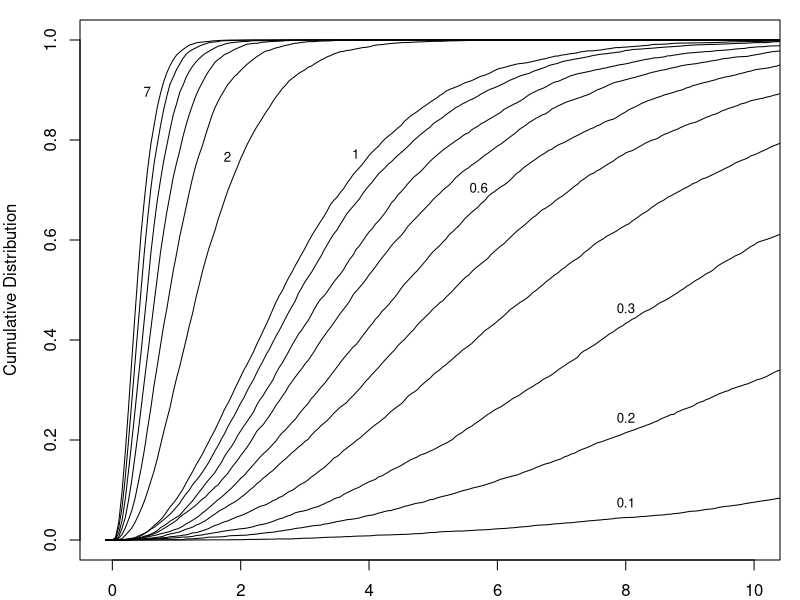
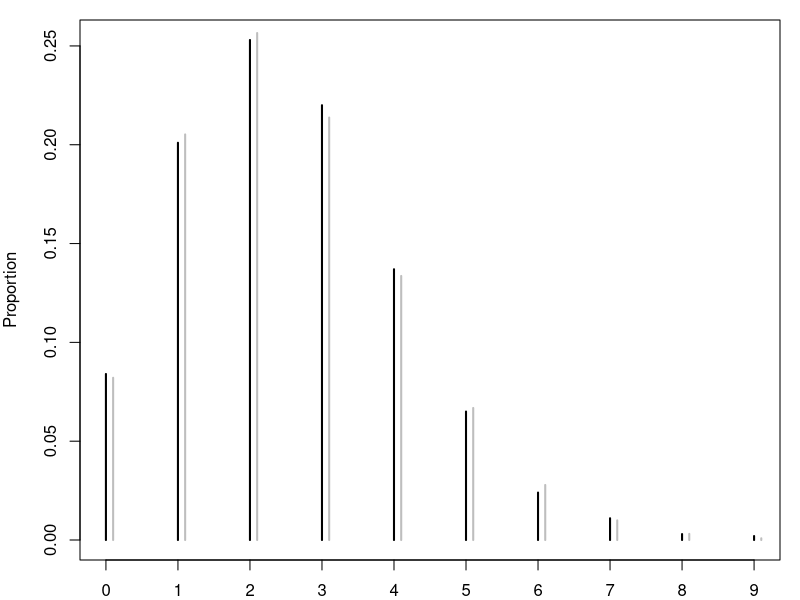
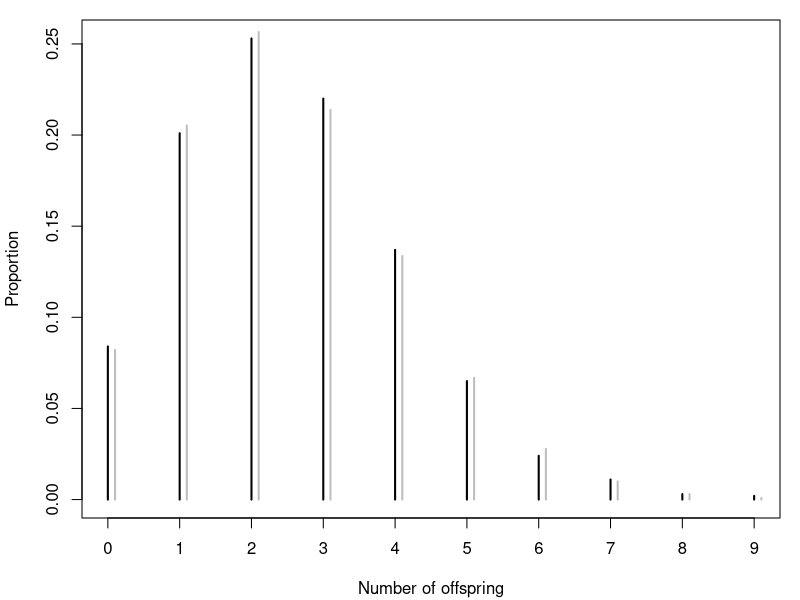
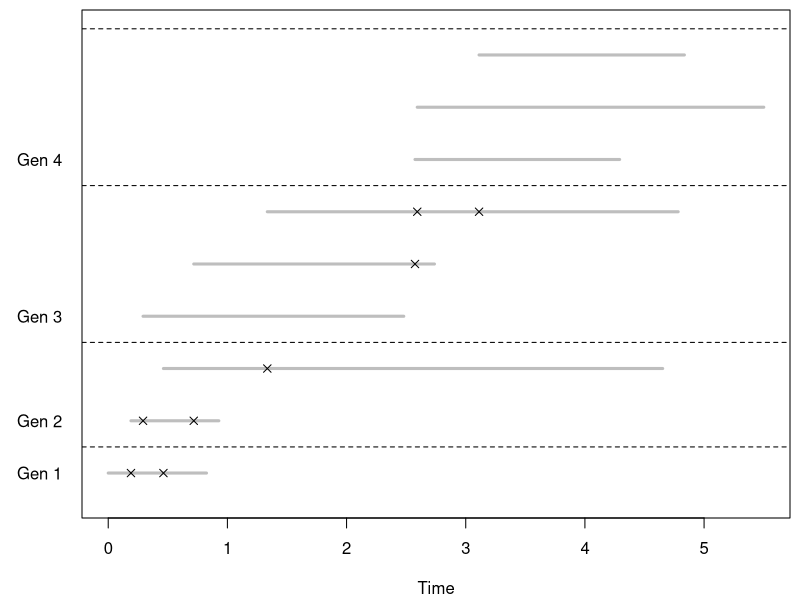
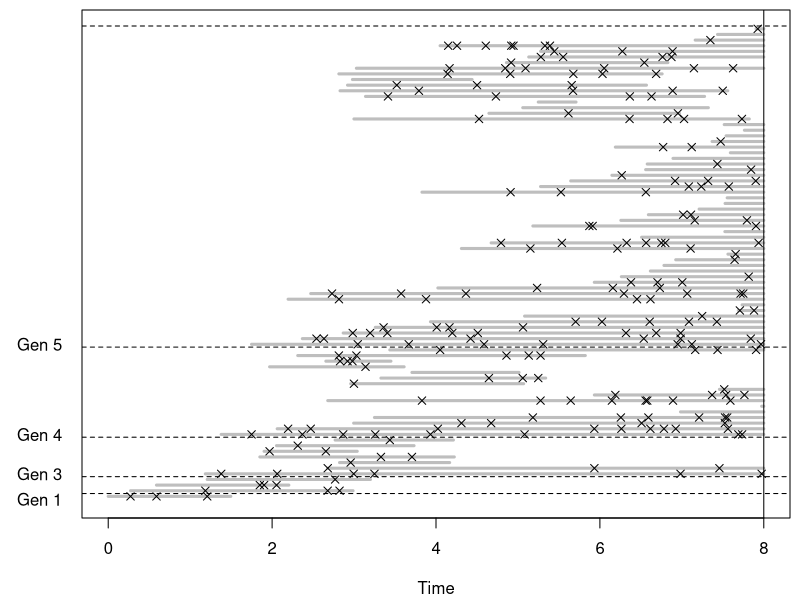

The R script that drew these images, in order:
#### R Source File for Prepping Data for Analysis####

empirical = replicate(6000, sum(rexp(n = 3)))

mean(empirical)

sd(empirical)

sum(empirical <= 5)/length(empirical)

rates = c(seq(0.1, 1, by = 0.1), seq(2, 7, by = 1))

samples = lapply(rates, function(r) {
    replicate(6000, sum(rexp(n = 3, rate = r))) })

#pdf("BA_MCexample.pdf", width = 8, height = 5)
par(mar = c(2,4,1,1))
plot(0, 0, xlim = c(-0.1, 10), ylim = c(0, 1), pch = ".",
     xlab="", ylab="Cumulative Distribution")
xx = seq(-0.1, 20, by = 0.05)

invisible(lapply(samples[-(19:20)], function(s) {
    Fn = ecdf(s)
    ptile = Fn(xx)
    points(x = xx, y = ptile, type = "l")
}))

labs = c(1, 2, 3, 6, 10, 11, 16)
xs = c(8,8,8,6, 4, 2, 0.75)
poss = c(3,3,3, 2, 2, 2,2)
mapply(function(lab, s, x, r, p) 
{
    Fn = ecdf(s)
    text(x = x, y = Fn(x), labels = r, pos = p, cex = 0.8)
}, lab = labs, s = samples[labs], x = xs, r = rates[labs], p = poss)

#dev.off()

seedx = 116201412
set.seed(seedx)

kappa = 0.3
d0 = rexp(1, rate = kappa)
d0

lambda = 0.5
birth1 = rexp(1, rate = lambda)
birth1

itime = c(birth1, rexp(1, rate = lambda))
itime

itime = c(itime, rexp(1, rate = lambda))
itime

cumsum(itime)

itime = c(itime, rexp(1, rate = lambda))
btime = cumsum(itime)
btime

btime = btime[ btime < d0 ]

dtime = d0 + rexp(n = length(btime), rate = kappa) 
dtime

btime[1] + rexp(1, rate = lambda)

dtime[1] + rexp(1, rate = kappa)

genKids = 
    function(bTime, cTime, lambda = 0.5, kappa = 0.3) 
    {
        # Parent job born at bTime and completes at cTime
        
        # Birth time of first child
        mostRecent = rexp(1, rate = lambda) + bTime
        kidBirths = numeric()
        
        while (mostRecent < cTime) {
            kidBirths = c(kidBirths, mostRecent)
            mostRecent = mostRecent  + rexp(1, rate = lambda) 
        }
        
        # generate lifetimes for all offspring
        numKids = length(kidBirths)
        runtime = rexp(numKids, rate = kappa)
        kidCompletes = rep(cTime, numKids) + runtime
        
        data.frame(births = kidBirths, 
                   completes = kidCompletes)
    }

set.seed(seedx)

genKids(1, 6)

genKids(1, 6)

genKids(1, 6)

genBirth = function(currentTime, cTime, 
                    births = numeric(), lambda = 0.5) {
    
    # Generate birth time of next job after currentTime
    mostRecent = rexp(1, rate = lambda) + currentTime
    
    if (mostRecent > cTime) 
        return(births)
    else {
        births = c(births, mostRecent)
        genBirth(currentTime = mostRecent, cTime, births, lambda)
    }
}

genKidsR = 
    function(bTime, cTime, lambda = 0.5, kappa = 0.3) {
        # Parent job born at bTime and completes at cTime
        
        kidBirths = genBirth(bTime, cTime, lambda = lambda)
        
        # generate lifetimes for all offspring
        numKids = length(kidBirths)
        runtime = rexp(numKids, rate = kappa)
        kidDeaths = rep(cTime, numKids) + runtime
        
        data.frame(births = kidBirths, 
                   completes = kidDeaths)
    } 

set.seed(seedx)

numKids = replicate(1000, nrow(genKids(1, 6)))
mean(numKids)

eprobs = table(numKids)/length(numKids)
probs = dpois(x = 0:max(numKids), lambda = 2.5)

plot(eprobs, type = "h",
     ylab = "Proportion", xlab = "Number of offspring")
segments(x0 = 0.1 + 0:max(numKids), y0 = rep(0, max(numKids)), 
         y1 = probs, col="grey", lwd = 2)

#pdf("numSimOffspring.pdf", width = 8, height = 5)
oldPar = par(mar = c(4.1, 4.1, 1, 1))

plot(eprobs, type = "h",
     ylab = "Proportion", xlab = "Number of offspring")
segments(x0 = 0.1 + 0:max(numKids), 
         y0 = rep(0, max(numKids)), y1 = probs,
         col="grey", lwd = 2)

par(oldPar)
#dev.off()

obsCt = table(numKids)
expCt = 1000* c(dpois(0:8, lambda = 2.5), 
                ppois(8, lower.tail = FALSE, lambda = 2.5))
stat = sum((obsCt - expCt)^2/expCt)
pchisq(stat, df = 9, lower.tail = FALSE)

genKidsU = 
    function(bTime, cTime, lambda = 0.5, kappa = 0.3) {
        # Generate the birth times and assassination times
        # for the children of a job who is born at bTime 
        # and completed at cTime.
        lambda = (cTime - bTime) * lambda
        numKids = rpois(1, lambda = lambda)
        kidBirths = sort(runif(numKids, min = bTime, max = cTime))
        
        # generate lifetimes for each offspring
        runtime = rexp(numKids, rate = kappa)
        kidDeaths = rep(cTime, numKids) + runtime
        
        return(data.frame(births = kidBirths, completes = kidDeaths))
    }

seedx = 116201412
set.seed(seedx)

time1 = system.time( replicate(4000, genKids(1, cTime = 9)) )
time2 = system.time( replicate(4000, genKidsU(1, cTime = 9)) )

time1/time2

time1 = system.time( replicate(4000, genKids(1, cTime = 100)) )
time2 = system.time( replicate(4000, genKidsU(1, cTime = 100)) )
time1/time2

set.seed(seedx)
Rprof("profGenKids1.out")
invisible( replicate(1000, genKids(1, cTime = 100)) )
Rprof(NULL)

summaryRprof("profGenKids1.out")$by.self

set.seed(seedx)
Rprof("profGenKidsU.out")
invisible( replicate(1000, genKidsU(1, cTime = 100)) )
Rprof(NULL)
summaryRprof("profGenKidsU.out")$by.self

genKidsV = function(bTimes, cTimes, lambda = 0.5, kappa = 0.3) {
    # bTimes & cTimes - vector of birth and completion times
    
    # Determine how many children each job has
    parentAge = cTimes - bTimes
    numKids = rpois(n = length(parentAge), 
                    lambda = lambda*parentAge)
    
    # Determine the birth and completion times of the children
    mapply(function(n, min, max) {
        births = sort(runif(n, min, max))
        runtimes = rexp(n, rate = kappa)
        completes = rep(max, n) + runtimes
        data.frame(births, completes)
    },
    n = numKids , min = bTimes, max = cTimes,
    SIMPLIFY = FALSE)
}

bTimes1 = 1:3
cTimes1 = c(3, 10, 15)

seed1 = 12062013
set.seed(seed1)

kids = genKidsV(bTimes1, cTimes1)
kids


kids2 = genKidsV(bTimes1, cTimes1)
sapply(kids2, nrow)

set.seed(seed1)
kids3 = genKidsV(bTimes = bTimes1, cTimes = cTimes1)
identical(kids, kids3)

genKidsV = function(bTimes, cTimes, parentID, lambda = 0.5, kappa = 0.3) {
    # Determine how many children each job has
    parentAge = cTimes - bTimes
    numKids = rpois(n = length(parentAge), lambda = lambda * parentAge)
    
    if (sum(numKids) == 0) return(NULL)
    
    # Determine the birth times of the children  
    kidStats = 
        mapply(function(n, min, max) {
            births = sort(runif(n, min, max))
            runtimes = rexp(n, rate = kappa)
            completes = rep(max, n) + runtimes
            data.frame(births, completes)
        },
        n = numKids , min = bTimes, max = cTimes, 
        SIMPLIFY = FALSE)
    
    
    return(data.frame(parentID = rep(parentID, numKids),
                      kidID = 1:sum(numKids), 
                      births = unlist(lapply(kidStats, "[[", "births")), 
                      completes = unlist(lapply(kidStats,"[[", "completes"))
    ))
}

set.seed(seed1)
genKidsV(bTimes1, cTimes1, parentID = letters[1:3])

familyTree = function(lambda = 0.5, kappa = 0.3, maxGen = 10) {
    # maxGen - maximum number of generations to observe
    # Return value - a list with 1 data frame per generation.
    allGens = vector(mode = "list", length = maxGen)
    
    # Generate the root of the tree
    allGens[[1]] = data.frame(parentID = NA, kidID = 1, births = 0,
                              completes = rexp(1, rate = kappa))
    
    # Generate future generations, one at a time.
    for (i in 2:maxGen) {
        nextGen = genKidsV(bTimes = allGens[[ (i - 1) ]]$births,
                           cTimes = allGens[[ (i - 1) ]]$completes,
                           parentID = allGens[[ (i - 1) ]]$kidID,
                           lambda = lambda, kappa = kappa)
        if (is.null(nextGen)) return(allGens[ 1:(i - 1) ])
        allGens[[ i ]] = nextGen
    }
    
    return(allGens)
}

set.seed(seed1)
tree = familyTree(lambda = 0.4, kappa = 1, maxGen = 10)

#pdf("BA_FamilyTree.pdf", width = 8, height = 5)
oldPar = par(mar = c(4.1, 4.1, 0.5, 0.5))

set.seed(seed1)
g = familyTree(lambda = 0.4, kappa = 1, maxGen = 10)

maxLife = max(sapply(g, function(gen) max(gen$completes)))
numFamily = sum(sapply(g, nrow))

plot(0,0, ylim = c(0.5, numFamily + 0.5), xlim = c(0, maxLife),
     xlab = "Time", ylab = "", type ="n",
     axes = FALSE)

box()
axis(1)
numGen = length(g)
numKids = sapply(g, nrow)
treeN = g[ 2:(numGen + 1) ]
birthNum = c(0, cumsum(sapply(g, nrow))[ -length(g)])
axis(2, at = birthNum + 1, 
     labels = paste("Gen", 1:numGen), tick = FALSE, las = 1)

mapply(function(gen, nextGen, birthNum) {
    birthOrder = birthNum + (1:nrow(gen))
    segments(x0 = gen$births, x1 = gen$completes, y0 = birthOrder,
             lwd = 3, col = "grey")
    abline(h = 0.5 + max(birthOrder), lty = 2, col="black" )
    if (all(!is.na(nextGen$births)))
        points(x = nextGen$births, y = birthOrder[nextGen$parentID],
               pch = 4)
},
gen = g, nextGen = treeN, birthNum = birthNum )
par(oldPar)
#dev.off()

seed2 = 12212013
set.seed(seed2)
tree = familyTree(lambda = 0.3, kappa = 0.5, maxGen = 10)

length(tree)

sapply(tree, nrow)

sum(sapply(tree, nrow))

set.seed(seed2)
tree = familyTree(lambda = 0.3, kappa = 0.5, maxGen = 15)
sapply(tree[ - (1:9) ], nrow)

set.seed(seed2)
tree = familyTree(lambda = 1, kappa = 0.5, maxGen = 10)

length(tree)

sapply(tree, nrow)

sum(sapply(tree, nrow))

tree = familyTree(lambda = 1, kappa = 0.5, maxGen = 10)
sum(sapply(tree, nrow))

sapply(tree, function(gen) range(gen$births))

sapply(tree, function(gen) range(gen$completes))

familyTreeT = function(lambda = 0.5, kappa = 0.3, maxTime = 8) {
    # maxTime - maximum length of time to observe the process
    allGens = list()
    
    # Generate the root of the 
    allGens[[1]] = data.frame(parentID = NA, kidID = 1, 
                              births = 0, 
                              completes = rexp(1, rate = kappa))
    
    # Generate the future generations, one at a time.
    numGens = 1
    while (TRUE) {
        nextGen = genKidsV(bTimes = allGens[[ numGens ]]$births,
                           cTimes = allGens[[ numGens ]]$completes,
                           parentID = allGens[[ numGens ]]$kidID,
                           lambda = lambda, kappa = kappa)
        
        if ( is.null(nextGen) | (min(nextGen$births) > maxTime) ) {
            # If complete after maxTime set complete to NA
            allGens = lapply(allGens, function(gen) {
                gen$completes[ gen$completes > maxTime ] = NA
                gen
            })
            return(allGens)
        }
        
        # Drop those born after maxTime 
        nextGen = nextGen[ nextGen$births <= maxTime , ]
        nextGen$kidID = 1:nrow(nextGen)
        numGens = numGens + 1
        allGens[[ numGens ]] = nextGen    
    }  
}	

familyTree = function(lambda = 0.5, kappa = 0.3, 
                      maxGen = 10, maxOffspring = 1000) {
    
    # Return value - a list with 1 data frame per generation.
    allGens = vector(mode = "list", length = maxGen)
    
    # Generate root of the tree
    allGens[[1]] = data.frame(parentID = NA, kidID = 1, 
                              births = 0, 
                              completes = rexp(1, rate = kappa))
    
    currentNumOffspring = 0
    
    # Generate future generations, one at a time.
    for (i in 2:maxGen) {
        nextGen = genKidsV(bTimes = allGens[[ (i - 1) ]]$births,
                           cTimes = allGens[[ (i - 1) ]]$completes,
                           parentID = allGens[[ (i - 1) ]]$kidID,
                           lambda = lambda, kappa = kappa)
        if (is.null(nextGen)) return(allGens[ 1:(i - 1) ]) 
        allGens[[ i ]] = nextGen
        currentNumOffspring = currentNumOffspring + nrow(nextGen)
        if (currentNumOffspring > maxOffspring) 
            return(allGens[1:i])
    }  
    allGens
}

set.seed(seed2)
tree = familyTree(lambda = 1, kappa = 0.5, 
                  maxGen = 100, maxOffspring = 1000)

length(tree)

sapply(tree, nrow)

sum(sapply(tree, nrow))

set.seed(seed2)
treeVT = familyTreeT(lambda = 1, kappa = 0.5)

numGen = 5
treeSub = treeVT[1:numGen]
numKids = sapply(treeSub, nrow)
numFamily = sum(numKids)

treeSub = lapply(treeSub, 
                 function(gen) {
                     gen$completes[ is.na(gen$completes) ] = 8
                     gen
                 })

treeSubN = treeVT[ 2:(numGen + 1) ]
treeSubN = lapply(treeSubN, 
                  function(gen) {
                      gen$completes[ is.na(gen$completes) ] = 8
                      gen
                  })

maxLife = max(sapply(treeSub, function(gen) max(gen$completes)))

birthNum = c(0, cumsum(numKids)[ -numGen ])

#pdf("BA_FamilyTreeVT.pdf", width = 8, height = 15)
oldPar = par(mar = c(4.1, 4.1, 0.5, 0.5))

plot(0,0, ylim = c(0.5, numFamily), xlim = c(0, maxLife),
     xlab = "Time", ylab = "", type ="n",
     axes = FALSE)

box()
axis(1)
axis(2, at = birthNum + c(0.5, rep(1, (numGen-1))), 
     labels = paste("Gen", 1:numGen), tick = FALSE, las = 1)

mapply(function(gen, nextGen, birthNum) {
    birthOrder = birthNum + (1:nrow(gen))
    segments(x0 = gen$births, x1 = gen$completes, y0 = birthOrder,
             lwd = 3, col = "grey")
    abline(h = 0.5 + max(birthOrder), lty = 2, col="black" )
    points(x = nextGen$births, y = birthOrder[nextGen$parentID],
           pch = 4)
}, gen = treeSub, nextGen = treeSubN, birthNum = birthNum )

abline(v = maxLife)

par(oldPar)
#dev.off()

exptOne = function(l, k, mG, mO){
    # Helper function to call familyTree
    # Returns - summary statistics for analysis,
    
    aTree = familyTree(lambda = l, kappa = k, maxGen = mG,
                       maxOffspring = mO)
    numGen = length(aTree)
    numJobs = sum(sapply(aTree, nrow))
    c(numGen, numJobs)
}

set.seed(seed2)
exptOne(1, 0.5, 100, 1000)

familyTreeT = function(lambda = 0.5, kappa = 0.3, maxTime = 8) {
    # maxTime - maximum length of time to observe the family
    allGens = list()
    
    # Generate the root of the 
    allGens[[1]] = data.frame(parentID = NA, kidID = 1, 
                              births = 0, 
                              completes = rexp(1, rate = kappa))
    
    # Generate the future generations, one at a time.
    numGens = 1
    while (TRUE) {
        nextGen = genKidsV(bTimes = allGens[[ numGens ]]$births,
                           cTimes = allGens[[ numGens ]]$completes,
                           parentID = allGens[[ numGens ]]$kidID,
                           lambda = lambda, kappa = kappa)
        
        treeTerminated = is.null(nextGen)
        if ( !treeTerminated ) {
            birthsPastObsTime = min(nextGen$births) > maxTime
        }
        else birthsPastObsTime = TRUE
        
        if ( treeTerminated | birthsPastObsTime ) {
            # If complete after maxTime set complete to NA
            allGens = lapply(allGens, function(gen) {
                gen$completes[ gen$completes > maxTime ] = NA
                gen
            })
            return(allGens)
        }
        
        # Drop those born after maxTime 
        nextGen = nextGen[ nextGen$births <= maxTime , ]
        nextGen$kidID = 1:nrow(nextGen)
        numGens = numGens + 1
        allGens[[ numGens ]] = nextGen    
    }  
}

MCBA = function(params, repeats = 5, mG = 10, mO = 1000){
    # params: matrix columns of lambda and kappa values
    # For each lambda and kappa pair, run "repeats" times
    
    n = nrow(params)
    mcResults = vector("list", length = n)
    
    for (i in 1:n) {
        cat("param set is ", i, "\n")
        mcResults[[i]] = replicate(repeats,
                                   exptOne(l = params[i, 1],
                                           k = params[i, 2],
                                           mG = mG, mO = mO))
    }
    mcResults
}

# trialKappas = c(0.1, 10, 0.1, 10)
# trialLambdas = c(0.1, 0.1, 10, 10)
# trialParams = matrix(c(trialLambdas, trialKappas), ncol = 2)
# mcTrialOutput = MCBA(params = trialParams, repeats = 100, 
#                      mG = 200, mO = 100000)
# 
# #save(mcTrialOutput, file = "mcTrialOutput.rda")
# 
# #pdf("BA_ScatterPlotNumGenByNumKids.pdf", width = 10, height = 8)
# 
# oldPar = par(mfrow = c(2, 2), mar = c(3,3,1,1))
# 
# mapply(function(oneSet, lambda, kappa) {
#     plot(x = oneSet[2,], y = jitter(oneSet[1, ], 1), log = "x",
#          ylim = c(1,20), xlim = c(1, 10^7), pch = 19, cex = 0.6)
#     text(x = 50, y = 15, bquote(paste(lambda == .(lambda))) )
#     text(x = 300, y = 15, bquote(paste(kappa == .(kappa))) )
# }, 
# mcTrialOutput, lambda = trialLambdas, kappa = trialKappas)
# 
# par(oldPar)
# 
# #dev.off()
# 
lambdas = c(seq(0.1, 0.6, by = 0.1), seq(0.8, 2, by = 0.2),
            seq(2.25, 3, by = 0.25))
kappas = c(lambdas, 3.25, 3.50, 3.75, 4.00, 4.50, 5.00)

paramGrid = as.matrix(expand.grid(lambdas, kappas))

#pdf("BA_Scatterplot3Dkids.pdf", width = 7, height = 6)

# mcGrid = MCBA(params = paramGrid, repeats = 400, mG = 20,
#               mO = 1000)
# 
# saveRDS(mcGrid, "mcGridOutput.rds")

# logUQkids = sapply(mcGrid, function(x) 
#     log(quantile(x[2, ], probs = 0.75), base = 10))
# 
# UQCut = cut(logUQkids, breaks = c(-0.1, 0.5, 2, max(logUQkids)) )
# color3 = c("#b3cde3aa", "#8856a7aa", "#810f7caa")
# colors = color3[UQCut]
# 
# library(scatterplot3d)
# sdp = scatterplot3d(x = paramGrid[ , 1], y = paramGrid[ , 2], 
#                     z = logUQkids, pch = 15, color = colors,
#                     xlab = "Lambda", ylab = "Kappa",
#                     zlab = "Upper Quartile Offspring",
#                     angle = 120, type="h")
# 
# legend("left", inset = .08, bty = "n", cex = 0.8,
#        legend = c("[0, 0.5)", "[0.5, 2)", "[2, 5)"), 
#        fill = color3)
# 
# #dev.off()
# 
# #pdf("BA_ImageMapAlive.pdf", width = 7, height = 7)
# oldPar  = par(mar = c(4.1, 4.1, 0.5, 0.5))
# 
# mcGridAlive = sapply(mcGrid, function(oneParamSet) {
#     sum((oneParamSet[1,] == 20) | (oneParamSet[2,] > 1000)) / 
#         length(oneParamSet[2,]) })
# 
# filled.contour(lambdas, kappas, 
#                matrix(mcGridAlive, nrow = length(lambdas), 
#                       ncol = length(kappas)), 
#                xlab = "Lambda", ylab = "Kappa", 
#                xlim = c(0.1, 3), ylim = c(0.1, 3.1)) 
# 
# par(oldPar)
# #dev.off()
# 
# #pdf("BA_ImageMapAtleast20Kids.pdf", width = 7, height = 7)
# oldPar  = par(mar = c(4.1, 4.1, 2, 1))
# 
# mcGridProp20kids = sapply(mcGrid, function(oneParamSet) {
#     sum(oneParamSet[2,] > 19) / length(oneParamSet[2,]) })
# 
# mcGridProp20kidsMat = matrix(mcGridProp20kids, 
#                              nrow = length(lambdas), 
#                              ncol = length(kappas))
# 
# breaks = c(0, 0.10, 0.2, 0.3, 0.5, 0.7, 0.9, 1)
# colors = rev(rainbow(10))[-(1:3)]
# 
# image(lambdas, kappas, mcGridProp20kidsMat, col = colors,
#       breaks = breaks, xlab = "Lambda", ylab = "Kappa", 
#       xlim = c(0.05, 3.05), ylim = c(0.05, 3.05))
# 
# midBreaks = (breaks[ -8 ] + breaks[ -1 ]) / 2
# legend(x = 0.1, y = 3.25, legend = midBreaks, fill = colors, 
#        bty = "n", ncol = 7,  xpd = TRUE)
# 
# par(oldPar)
# #dev.off()